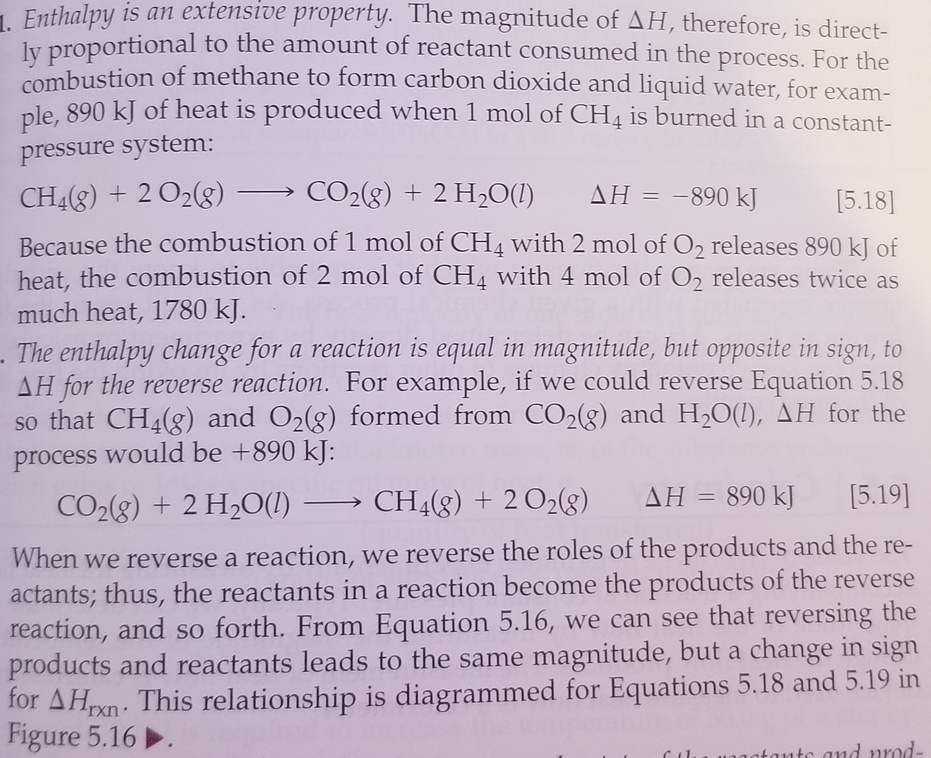
#> input picture images/test/image.jpg, 931 x 758 px, shrunk from 1883 x 1533 before the run, found by its file name
$ python testing.py
#> lines starting #> are read from the running program, lines starting #| are printed output that depends on the picture
#!/usr/bin/env python
# -*- coding: utf-8 -*-
from PIL import Image

img = Image.open('image.jpg')
#> img is the input picture: PIL image 931x758 RGB; mean R, G, B 197.1, 183.7, 198.2
width, height = img.size
#> width = 931; height = 758
half = width / 2
#> half = 465.5
thirds = height / 3
#> thirds = 252.7
cropped = []
cropped.append(img.crop((0, 0, half, thirds)))
cropped.append(img.crop((0, thirds, half, 2 * thirds)))
cropped.append(img.crop((0, 2 * thirds, half, height)))
cropped.append(img.crop((half, 0, width, thirds)))
cropped.append(img.crop((half, thirds, width, 2 * thirds)))
cropped.append(img.crop((half, 2 * thirds, width, height)))

for x in range(6):
    cropped[x].save(
        "C:/Users/Abe/Documents/GitHub/CAPSTONE/source/testing/crop" + str(
            x + 1) + ".jpg")
#> this loop made 6 passes
#> pass 1, `cropped[x].save( "C:/Users/Abe/Documents/GitHub/CAPSTONE/source/testin..`:
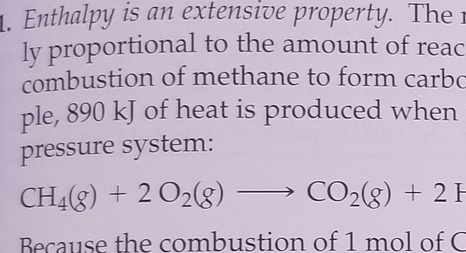
#> saved as crop1.jpg: PIL image 466x253 RGB; mean R, G, B 192.7, 180.4, 198.6
#> pass 2, `cropped[x].save( "C:/Users/Abe/Documents/GitHub/CAPSTONE/source/testin..`:
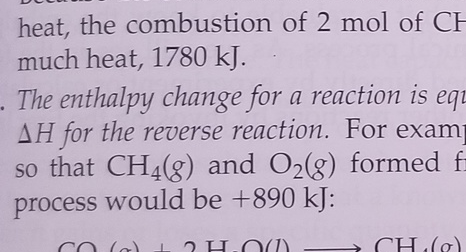
#> saved as crop2.jpg: PIL image 466x252 RGB; mean R, G, B 191.5, 178.4, 196.4

$ run again, with images/test/sasdg.jpg copied over images/test/image.jpg
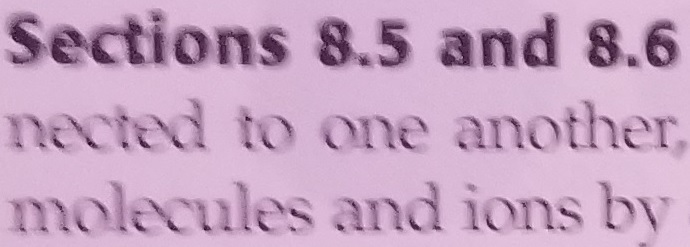
#> input picture images/test/sasdg.jpg, 690 x 247 px, found by its file name
#> img is the input picture: PIL image 690x247 RGB; mean R, G, B 198.8, 164.4, 194.4
#> the loop `for x in range(6):` made 6 passes
#> pass 1, `cropped[x].save( "C:/Users/Abe/Documents/GitHub/CAPSTONE/source/testin..`:
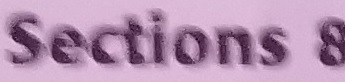
#> saved as crop1.jpg: PIL image 345x82 RGB; mean R, G, B 181, 146.5, 177.3
#> pass 2, `cropped[x].save( "C:/Users/Abe/Documents/GitHub/CAPSTONE/source/testin..`:
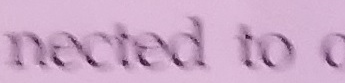
#> saved as crop2.jpg: PIL image 345x83 RGB; mean R, G, B 205.2, 170.5, 200.9

$ run again, with images/test/testing.jpg copied over images/test/image.jpg
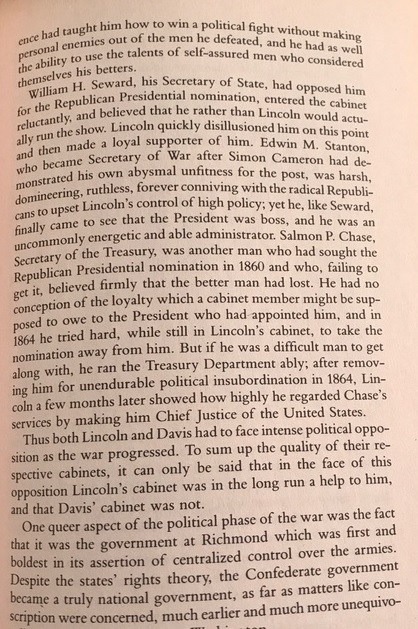
#> input picture images/test/testing.jpg, 418 x 629 px, found by its file name
#> img is the input picture: PIL image 418x629 RGB; mean R, G, B 201, 176.9, 161.2
#> the loop `for x in range(6):` made 6 passes
#> pass 1, `cropped[x].save( "C:/Users/Abe/Documents/GitHub/CAPSTONE/source/testin..`:
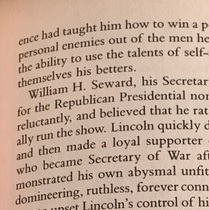
#> saved as crop1.jpg: PIL image 209x210 RGB; mean R, G, B 194.1, 168.2, 150.6
#> pass 2, `cropped[x].save( "C:/Users/Abe/Documents/GitHub/CAPSTONE/source/testin..`:
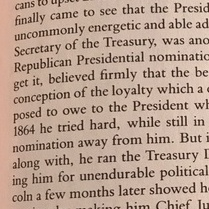
#> saved as crop2.jpg: PIL image 209x209 RGB; mean R, G, B 184.7, 160.3, 144.5
